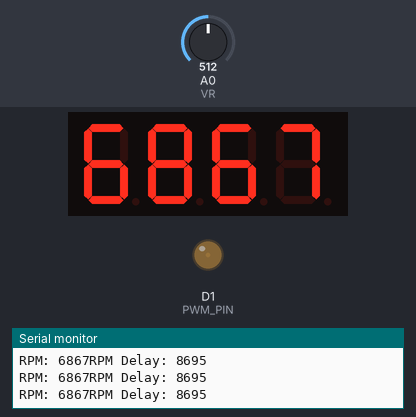
Recording of a sketch running on a simulated ESP8266 (NodeMCU). Shown: 4-digit seven-segment display, output pins drawn as LEDs (lit = HIGH), the last lines printed to the serial monitor. Inputs (shaded band) come from the test bench; at power-on: A0 (VR) = 512.

Above: at 3.7 s.
3.8 s: A0 (VR) set to 474
At 5.1 s:
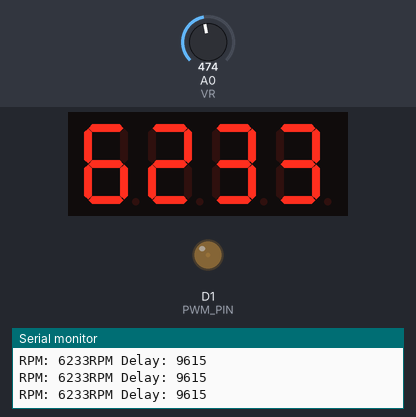
5.4 s: A0 (VR) set to 511
At 6.3 s:
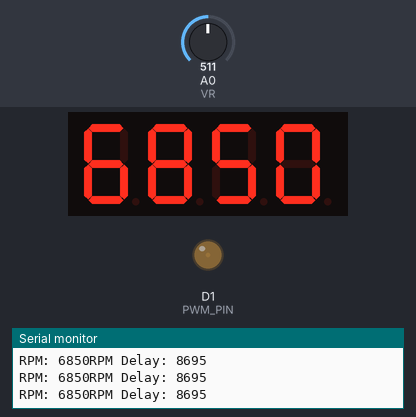
7.0 s: A0 (VR) set to 306
At 8.6 s:
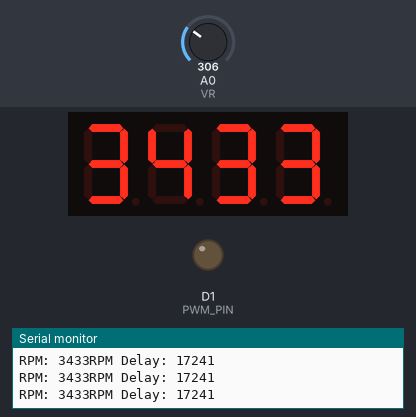
Timing chart, 0 to 10.1 s (numbered marks = the images above; inputs shaded):
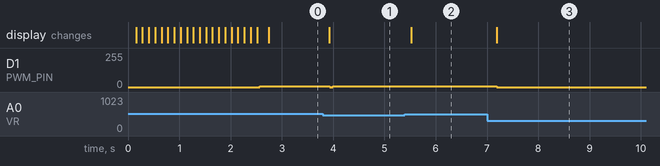

Measured:
- after the input at 3.8 s, the display: changes after 0.12 s (image 1)
- after the input at 5.4 s, D1 (PWM_PIN): stays 7/255 (without the input it goes to 0/255 after 0.36 s); the display: changes after 0.13 s (image 2)
- after the input at 7.0 s, the display: changes after 0.19 s (image 3)

The sketch:

mySparkPlugCoilTester.ino
```cpp
/*
 * 火星塞、高壓線圈測試機
 * Author: 羽山秋人 (https://3wa.tw)
 * Release Date: 2022-01-16
 * 控制 0~15000rpm
 * PWM Output PIN D1
 * VR (接中腳) Pin A0
 * D1 接 1N4007二極體後，接至 BT151-500R (G腳)
 * D6 CLK (顯示在 TM1637用)
 * D7 DIO (顯示在 TM1637用)
 */
#include <Arduino.h>
#include <TM1637.h> //數位模組
const int PWM_PIN = D1;
const int VR = A0;  //使用 10KΩ

#define CLK D6
#define DIO D7
TM1637 tm1637(CLK, DIO);

int val = 0;      //類比輸入
int min_val = 100;
int max_val = 1000;
int c = 0;
int HZ = 0; //產生的 HZ，0~250 // 250 * 60 = 15000 rpm
long fullDuty = 0; //一個rpm多長時間
long fireTime = 200; //200us 點火的時間最長就 200us
int RPM = 0;

//為避免眼睛跟不上七段，每經過0.2s 才更新一次七段 0.2s = 200ms = 200000us
volatile unsigned long isShowCount = 0;
long showTM1637Times = 200000;


/*
轉速   60 轉 =  每分鐘    60 轉，每秒  1    轉，1轉 = 1          秒 = 1000.000 ms = 1000000us
轉速   100 轉 = 每分鐘   100 轉，每秒  1.67 轉，1轉 = 0.598802   秒 =  598.802 ms =  598802us
轉速   200 轉 = 每分鐘   200 轉，每秒  3.3  轉，1轉 = 0.300003   秒 =  300.003 ms =  300003us
轉速   600 轉 = 每分鐘   600 轉，每秒  10   轉，1轉 = 0.1        秒 =  100.000 ms =  100000us
轉速  1500 轉 = 每分鐘  1500 轉，每秒  25   轉，1轉 = 0.04       秒 =   40.000 ms =   40000us
轉速  6000 轉 = 每分鐘  6000 轉，每秒  60   轉，1轉 = 0.01666... 秒 =   16.667 ms =   16667us
轉速 14000 轉 = 每分鐘 14000 轉，每秒 233.3 轉，1轉 = 0.0042863. 秒 =    4.286 ms =    4286us
轉速 14060 轉 = 每分鐘 14060 轉，每秒 240   轉，1轉 = 0.0041667. 秒 =    4.167 ms =    4167us
轉速 15000 轉 = 每分鐘 15000 轉，每秒 250   轉，1轉 = 0.004      秒 =    4.000 ms =    4000us
轉速 16000 轉 = 每分鐘 16000 轉，每秒 266.6 轉，1轉 = 0.0037500. 秒 =    3.750 ms =    3750us
*/
void setup() {
  //開啟串列埠 功能，並設定鮑率 9600
  Serial.begin(9600);
  // put your setup code here, to run once:
  pinMode(PWM_PIN, OUTPUT);
  digitalWrite(PWM_PIN,LOW);

  tm1637.init();
  tm1637.set(BRIGHT_TYPICAL); //BRIGHT_TYPICAL = 2,BRIGHT_DARKEST = 0,BRIGHTEST = 7;

  pinMode(VR, INPUT);
  val = analogRead(VR);  //讀取 VR 腳的類比輸入

  //測試一下 七段，跑二次
  playFirstTime();
  playFirstTime();

  //顯示 0
  diaplayOnLed(0);
}

void loop() {
  // put your main code here, to run repeatedly:

  val = analogRead(VR);  //讀取 VR 腳的類比輸入
  //自動修正可變電阻範圍
  min_val = (val<min_val)?val:min_val;
  max_val = (val>max_val)?val:max_val;

  HZ = map(val,min_val,max_val,1,250); // 顯示 HZ，用來對照三用電表
  fullDuty = 1000000 / HZ; // 60rpm ~ 15000rpm
  RPM = map(val,min_val,max_val,0,15000);

  //正，方波
  digitalWrite(PWM_PIN,HIGH);
  delayMicroseconds( fireTime );

  //負
  digitalWrite(PWM_PIN,LOW);
  delayMicroseconds((fullDuty-fireTime));

  isShowCount+=fullDuty;
  if(isShowCount>=showTM1637Times)
  {
    //然後顯示在 TM1637 上
    displayRPM();
    diaplayOnLed(RPM);
    isShowCount = 0; //重來
  }
}


void playFirstTime()
{
  // 七段顯示 0000~9999
  for (int i = 0; i <= 9; i++)
  {
    for (int j = 0; j < 4; j++)
    {
      tm1637.display(j, i);
    }
    delay(100);
  }
}

void displayRPM() {

  Serial.print("RPM: ");
  Serial.print(RPM);
  Serial.print("RPM Delay: ");
  Serial.print(fullDuty);
  Serial.println();
}
void diaplayOnLed(int show_rpm)
{
  //將轉速，變成顯示值
  //太多數位有點眼花
  //String rpm_str = String(show_rpm/10);
  show_rpm = (show_rpm>9999)?9999:show_rpm;

  String rpm_str = String(show_rpm);
  if (rpm_str.length() <= 3)
  {
    rpm_str = lpad(rpm_str, 4, "X"); // 變成如 "XXX0"
  }
  //Serial.print("\nAfter lpad:");
  //Serial.println(rpm_str);
  for (int i = 0; i < 4; i++)
  {
    if (rpm_str[i] == 'X')
    {
      tm1637.display(i, -1); //-1 代表 blank 一片黑
    }
    else
    {
      // Serial.println(rpm_str[i]);
      // 腦包直接轉回 String 再把單字轉 int
      // From : https://www.arduino.cc/en/Tutorial.StringToIntExample
      tm1637.display(i, String(rpm_str[i]).toInt());
    }
  }
}
String lpad(String temp , byte L , String theword) {
  //用來補LED左邊的空白
  byte mylen = temp.length();
  if (mylen > (L - 1))return temp.substring(0, L - 1);
  for (byte i = 0; i < (L - mylen); i++)
    temp = theword + temp;
  return temp;
}
```
